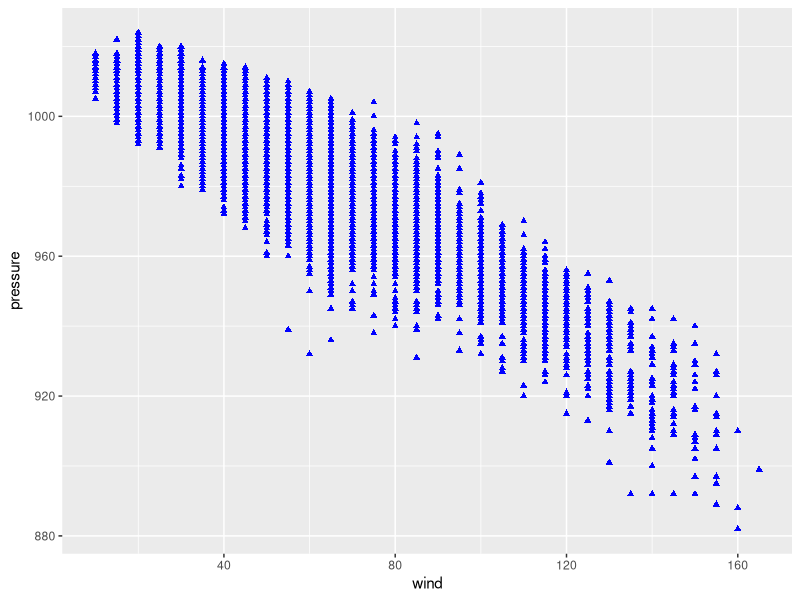
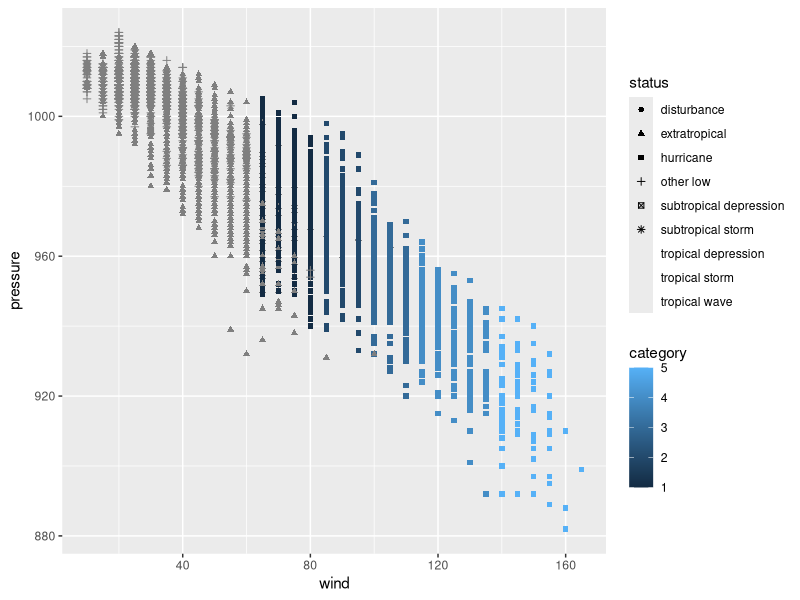
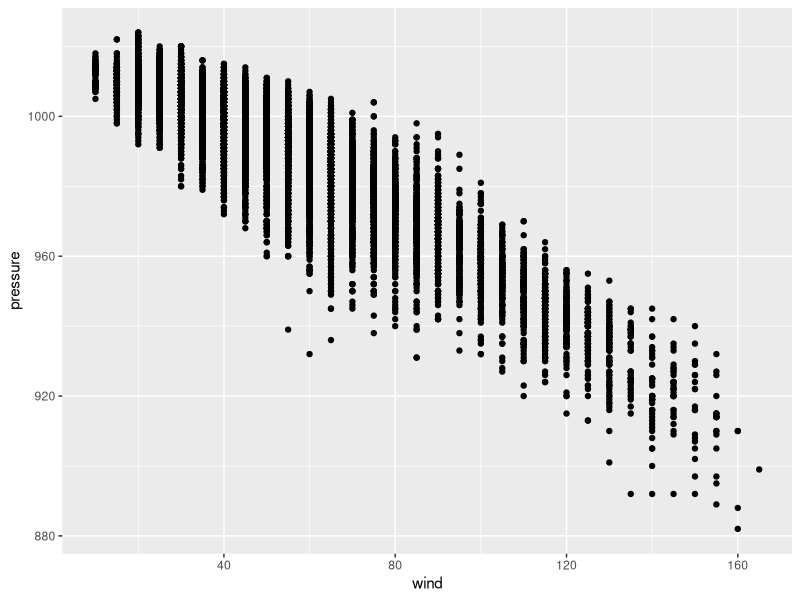
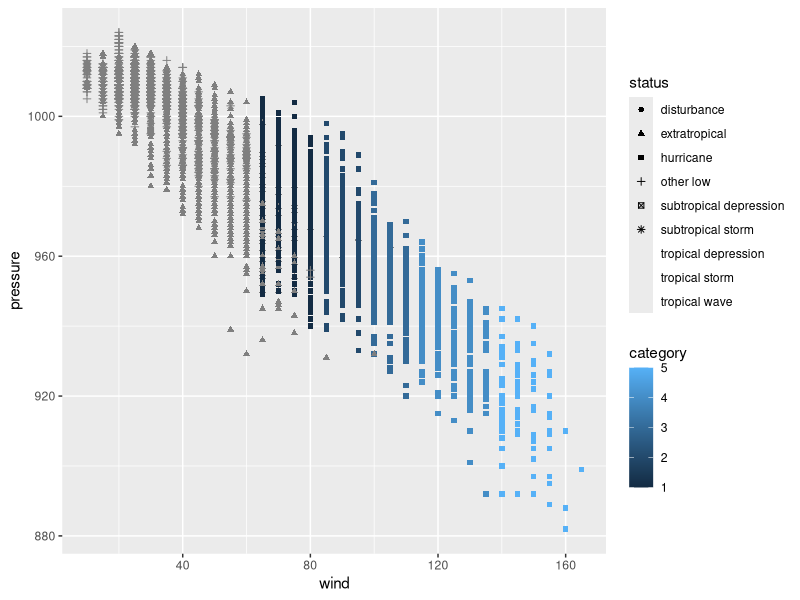
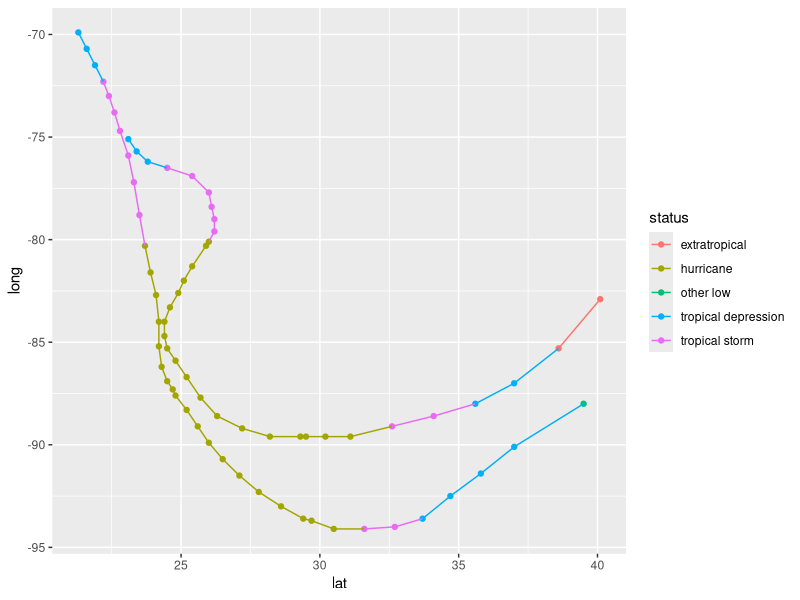
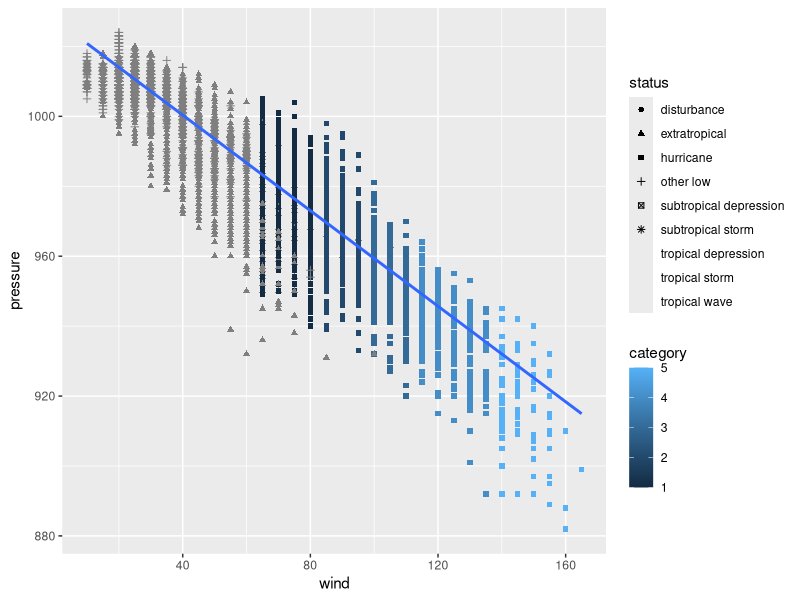

R code for these plots, in order: (Note: this script raises an error after producing the figures.)
## ---- chunk 1
library(tidyverse)
## ---- chunk 2
band_members 
band_instruments
band_instruments2
## ---- chunk 3
origins <- tibble(band = c("Beatles", "Stones"),
                  origin = c("Liverpool", "London"))
## ---- chunk 4
full_names <- 
  tibble(name = c("John", "John", "Paul", "Mick"),
         surname = c("Lennon", "Bonham", "McCartney", "Jagger"))

band_members |>
  left_join(full_names)
## ---- chunk 5
#  declare that points should be red
ggplot(storms, aes(wind, pressure)) + 
  # no need for a mapping = aes(...)
  geom_point(color = "blue", shape = "triangle") 

ggplot(storms, aes(wind, pressure)) + 
  geom_point(mapping = aes(color = category,
                           shape = status))

## ---- chunk 6
ggplot(storms, aes(x = wind, y = pressure), color = "blue") + 
  geom_point() # does not inherit declared aesthetics so points are black.


ggplot(storms, aes(wind, pressure,color = category,
                           shape = status)) + 
  geom_point() # Inherits mappings from aes()

## ---- chunk 7
# Solution
storms |> 
  filter(name == "Rita" | (name == "Katrina" & year == 2005)) |>
  ggplot(aes(x = lat, y = long, color = status, group = name)) + 
    geom_point() + 
    geom_path()
## ---- chunk 8
# SOLUTION
ggplot(storms, aes(wind, pressure)) + 
  # here we map color and shape within geom_point b/c we don't want
  # those groups when we fit our model.
  geom_point(aes(color = category, shape = status)) +
  geom_smooth(method = "lm", se = FALSE)

## ---- chunk 9
base_plot <- storms |>
  ggplot(aes(wind, pressure)) + 
  geom_point(aes(color = status)) + 
  labs(title = "A plot where we change scales and themes",
       color = "")  

base_plot +
  scale_color_manual(values = c("tomato", "blue", "green")) +
  scale_y_continuous(breaks = c(900, 950, 1000)) +
  scale_x_log10(breaks = 1:7 * 20) + 
  theme_minimal(base_size = 13) +
  theme(legend.position = "bottom", 
        plot.title = element_text(hjust = .5))
## ---- chunk 10

base_plot <- storms |>
  ggplot(aes(wind, pressure)) + 
  geom_point(aes(color = status)) + 
  labs(title = "A plot where we change scales and themes",
       color = "")  
  
base_plot + 
  scale_color_brewer(palette = "Set2") +
  scale_y_continuous(breaks = c(900, 950, 1000)) +
  scale_x_reverse(breaks = 1:5 * 40, position = "top") + 
  theme_bw() +
  theme(legend.position = "bottom", 
        plot.title = element_text(hjust = 0.5, size = 14))
## ---- chunk 11
# Solution
midwest |>
  ggplot(aes(x = percollege, y = percbelowpoverty, color = percpovertyknown)) +
  geom_point() +
  scale_color_continuous(trans = "reverse")
## ---- chunk 12
# create data
set.seed(1) # set.seed to get the same data as us!
data <- tibble(normed_test_scores = rnorm(100))

# make a histogram
hist(data$normed_test_scores, # takes a vector of data
     xlab = "Normed test scores",
     main = "", # What is main? try changing this and see what happens.
     col = "darkmagenta")
## ---- chunk 13
# solution
data |>
  ggplot(aes(x = normed_test_scores)) + 
  geom_histogram(color = "black",
                 fill = "darkmagenta",
                 binwidth = .5,
                 boundary = 0) + 
  labs(x = "Normed test scores") + 
  theme_minimal()
## ---- chunk 14
# the most basic plot syntax is plot(x, y)
# where x and y are vectors of the same length
plot(storms$wind, storms$pressure)
## ---- chunk 15
plot(pressure~wind,
     data = storms,
     # type = "p", # this is the default plot type
     col = as.factor(storms$status), 
     xlab = "Wind speed",
     ylab = "Air pressure",
     main = "Faster storms are associated with lower air pressure")

# let's also add a line  
# (in a Rmd this whole chunck needs to be run simultaneously)
# (in the console running abline() after plot() will add the line to the plot)
abline(v = 62.5, col = "grey", lty = 2)
## ---- chunk 16
storms |> 
  ggplot(aes(x = wind, y = pressure, color = status)) + 
  geom_point(show.legend = FALSE, shape = 1) + 
  geom_vline(aes(xintercept = 62.5), linetype = "dashed", color = "grey") + 
  scale_color_manual(values = c("black", "red", "green" )) + 
  labs(x = "Wind pressure", y = "Air pressure",
       title = "Faster storms are associated with lower air pressure") + 
  # theme is also unnecessary.
  theme_classic() + 
  theme(plot.title = element_text(face = "bold", size = 14, hjust = .5))
## ---- chunk 17
# we can count the number of times a string shows up in a character vector
# using table.
(my_table <- table(midwest$state))
## ---- chunk 18
midwest |>
  count(state) |>
  ggplot(aes(x = state, y = n)) +
  geom_bar(stat = "identity") # instead try: geom_col()
## ---- chunk 19
a <- tibble(time = rep(1:5, each = 2),
            name = rep(c("a", "b"), 5),
            x = rnorm(10))
b <- tibble(obs_time = 1:5,
            name = rep(c("a"), 5),
            y = rnorm(5))

a
b
## ---- chunk 20
RColorBrewer::brewer.pal(3, "Set2")
## ---- chunk 21
# SOLUTION
base_plot +
  scale_color_manual(values = c("#ff6347", "#0000ff", "#00ff00"))
